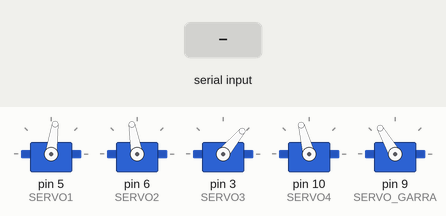
The sketch below on a simulated Arduino Uno, built with avr-gcc and run on an emulated ATmega328P. On the bench: 5 × servo. The test bench sets the inputs (shaded band). What the sketch prints to the serial monitor is not drawn.

Above: at 7.2 s.
7.3 s: "90,45\n" received over Serial
At 10.1 s:
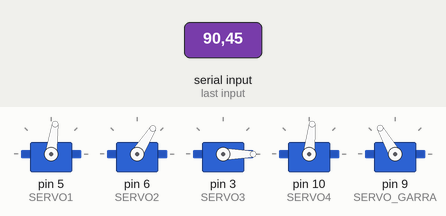
10.3 s: "200\n" received over Serial
At 13.1 s:
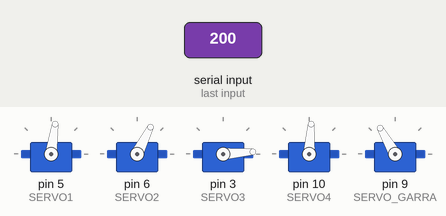
13.3 s: "90\n" received over Serial
At 16.2 s:
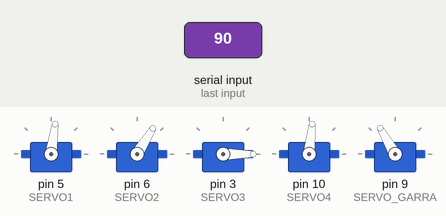
Timing chart, 0 to 17.7 s (numbered marks = the images above; inputs shaded):
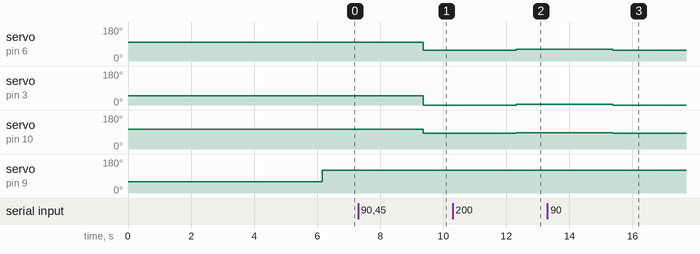

The sketch:

ULTIMA_VERSION.ino
```cpp
#include <Servo.h> //Librería para controlar los servos
#include <SoftwareSerial.h> //Hay que añadirla a la carpeta correspondiente
//SoftwareSerial BT(10,11);

//Defines para cambiar los pines de los servos facilmente
#define SERVO1 5
#define SERVO2 6
#define SERVO3 3
#define SERVO4 10
#define SERVO_GARRA 9
// PONER EL BT EN LOS PINES 0(GRIS) 1(MORADO)


// Definición de las barras de nuestro manipulador
#define L0 0.11
#define L1 0
#define L2 0.105
#define L3 0.133
#define L4 0.043


#define OFFSET1 82
#define OFFSET2 160
#define OFFSET3 100
#define OFFSET4 135

#define pi PI
#define GARRA 0.1
#define t_grado 10  //Tiempo que tarda un servo en moverse un grado (ms)

//Declaramos los servos
Servo servo1;
Servo servo2;
Servo servo3;
Servo servo4;
Servo servo_garra;

//Vectores de posiciones
String pos[10]={"1040.0","0","0.16"};
float POS_ant[10];
float POS[10]={0.34,0,0.16};
float q[10]={OFFSET1, OFFSET2-60, OFFSET3-50, OFFSET4-30};

//Bandera para comunicacion con BT
bool flag = true;

//Estado de la FSM del main
int estado = 0;

//Para calcular el tiempo de movimiento
float q_ant[10];

int AUXQ = 0;
bool auxqw = true;
bool inicio=true;


void mueve_robot(float q[])
{
  int i, j, l; //Contador para el bucle
  float q_max = 0.; //Maximo angulo girado para llegar al punto
  unsigned int tiempo;  //Tiempo estimado en el que se alcanza el punto
  //Restringimos y mapeamos
  for (i = 0; i < 4; i++)
  {
    q[i] = constrain(q[i], 0, 180);
    q_max = max(abs(q[i] - q_ant[i]), q_max); //Se coge el angulo maximo que se va a girar para ese punto

  }

  for (j = 0; j < 4; j++)
  {
    q_ant[j] = q[j]; //Guardamos el valor anterior para calcular el angulo recorrido
  }
  tiempo = q_max * t_grado * 1.1;

  //Movemos los servo
  servo1.write(q[0]);
  servo2.write(q[1]);
  servo3.write(q[2]);
  servo4.write(q[3]);

  delay(tiempo);
}

void convierte_grados(float q[])  //Funcion que transforma las variables articulares de radianes a grados, y ademas añade el offset
{
  int i;
  int offset[] = {OFFSET1, OFFSET2, OFFSET3, OFFSET4};

  if (AUXQ<0.5||auxqw)    // LEVANTA SI NO ESTÁ PINTANDO
  {
    offset[2]+=25;
    offset[1]-=25;
    auxqw = false;
    if (AUXQ<0.5)
    {
      auxqw = true;
    }
  }


  for (i = 0; i < 4; i++)
  {
    q[i] = (q[i] * 180.0) / pi;
    if(i==1 || i==3)                      //El servo aumenta en la otra dirección
      q[i] = -q[i]+offset[i];
    else
      q[i] += offset[i];
  }

}

void MCI (float POS[])  // Función que emula el modelo cinemático inverso del manipulador
{
  float modu, u[2], auxx, auxy, x, x1, y, y1, z, d, r, alpha, beta, gamma, q1, q2, q3, q4, q5; // Definición de las variables necesarias
  x1 = POS[0]; y1 = POS[1]; z = POS[2]-L0;          // Archivo el vector de inicio en las variables correspondientes

  modu = fabs(sqrt(pow(x1, 2) + pow(y1, 2)));
  u[0] = x1 / modu; u[1] = y1 / modu;
  auxx = (modu - GARRA - L4) * u[0];
  auxy = (modu - GARRA - L4) * u[1];
  u[0] = auxx; u[1] = auxy;
  x = u[0]; y = u[1]; // Nos situamos en la conexión de la garra con el brazo

  r = sqrt(pow(x, 2) + pow(y, 2));                     // Cálculo  de la distancia reflejada en el plano XY
  d = sqrt(pow(r, 2) + pow(z, 2));            // Cálculo la distancia en línea recta desde la base hasta el extremo del posicionador

  alpha = atan(z / fabs(r));     // Ángulo auxiliar alpha
  beta =  atan(sqrt(1 - pow((pow(d, 2) + pow(L2, 2) - pow(L3, 2)) / (2 * d * L2) , 2)) / ((pow(d, 2) + pow(L2, 2) - pow(L3, 2)) / (2 * d * L2 )));
  //gamma = atan(sqrt(1 - pow((pow(L3, 2) + pow(L2, 2) - pow(d, 2 )) / (2 * L2 * L3), 2)) / ((pow(L3, 2) + pow(L2, 2) - pow(d, 2 )) / (2 * L2 * L3)));
  gamma = acos((pow(L3,2)+pow(L2,2)-pow(d,2))/(2*L2*L3));
  q2 = alpha + beta;                  // Articulación 2
  q3 = gamma-pi;                         // Articulación 3
  q1 = atan(y / x); // Articulación 1, que depende de las anteriores
  q4 = -q2 - q3; // Articulación 4 que controla la rotación respecto al eje perpendicular a la garra en la sujeción (mantenemos en horizontal)
  q[0] = q1; q[1] = q2; q[2] = q3; q[3] = q4;    // Exportamos las articulaciones en un vector q[], declarado globalmente
  convierte_grados(q);

}

void recibe_BT()  //Hay que convertir de string a int
{
  int a;
  Serial.begin(9600);
  Serial.println("T");
  delay(100);
  if(Serial.available()){
    for(a=0;a<3;a++){
      pos[a]=Serial.readStringUntil('\n');
     estado=1;
      }
    Serial.end();
  }

  for (a = 0; a < 3; a++){ //Pasamos el string a int
        POS[a] = pos[a].toFloat();
   }
   AUXQ = POS[2];

   POS[0]=map(POS[0],30,1050,2480,3410)/10000.0;
   POS[1]=map(POS[1],-710,710,-1400,1400)/10000.0;
   POS[2]=0.11;   /// ALTURA PARA PINTAR
}

void abre_garra()
{
  int valor = 60;
  servo_garra.write(valor);
}

void cierra_garra()
{
  int valor = 120;
  servo_garra.write(valor);
}

void setup() {
  // put your setup code here, to run once:
  servo1.attach(SERVO1);
  servo2.attach(SERVO2);
  servo3.attach(SERVO3);
  servo4.attach(SERVO4);
  servo_garra.attach(SERVO_GARRA);
  Serial.begin(9600);
}

void loop() {
  if(inicio)
    {
      abre_garra();
      mueve_robot(q);
      delay(5000);
      inicio=false;
    }
  cierra_garra();
  switch(estado)
  {
    case 0: //Recibimos los datos desde la app
      recibe_BT();
      flag=false;
      break;
    case 1: //Cinematica inversa del brazo
      MCI(POS);
      estado++;
      break;
    case 2: //Transformamos las coordenadas cartesianas en movimiento para las articulaciones
      //cierra_garra();
      mueve_robot(q);
      flag=true;
      estado=0;
      break;
  }
}
```

Measured:
- after the input at 7.3 s, servo on pin 6 (SERVO2): 100° → 58° after 2.1 s; servo on pin 3 (SERVO3): 50° → 0° after 2.1 s; servo on pin 10 (SERVO4): 105° → 84° after 2.1 s
- after the input at 10.3 s, servo on pin 6 (SERVO2): 58° → 63° after 2.0 s; servo on pin 3 (SERVO3): 0° → 4° after 2.0 s; servo on pin 10 (SERVO4): 84° → 86° after 2.0 s
- after the input at 13.3 s, servo on pin 6 (SERVO2): 63° → 58° after 2.1 s; servo on pin 3 (SERVO3): 4° → 0° after 2.1 s; servo on pin 10 (SERVO4): 86° → 84° after 2.1 s
